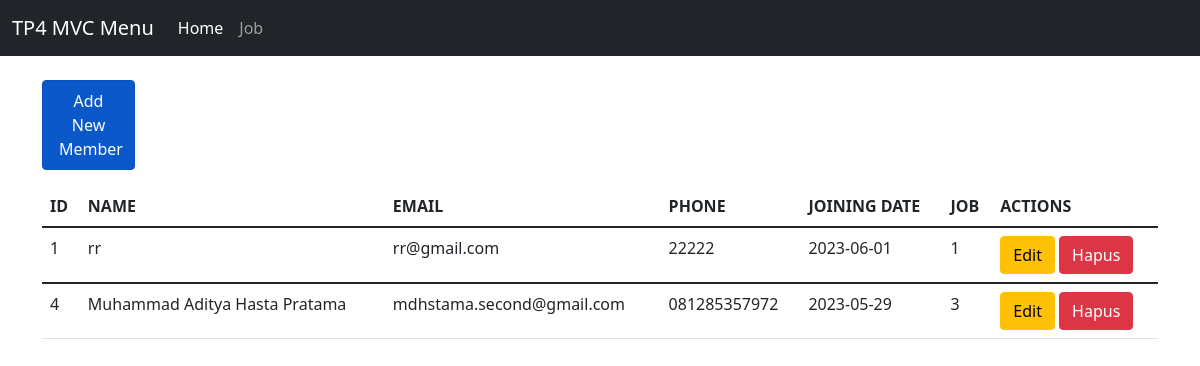
The app's page /tp4_mvc/index.php with its own data.
### tables this page shows
CREATE TABLE `tb_member`  (
  `id` int NOT NULL AUTO_INCREMENT,
  `nama` varchar(255) NULL DEFAULT NULL,
  `email` varchar(255) NULL DEFAULT NULL,
  `telp` varchar(255) NULL DEFAULT NULL,
  `joining` date NULL DEFAULT NULL,
  `id_job` int NOT NULL,
  PRIMARY KEY (`id`) USING BTREE,
  INDEX `job`(`id_job` ASC) USING BTREE,
  CONSTRAINT `job` FOREIGN KEY (`id_job`) REFERENCES `tb_job` (`id_job`) ON DELETE CASCADE ON UPDATE CASCADE
);

### tp4_mvc/controllers/Members.controller.php (called while the page is built, shortened)
<?php
include("models/Members.class.php");
include("models/Job.class.php");
include("views/Members.view.php");
class MembersController
{
    private $members;
    function __construct()
    {
        $this->members = new Members(Conf::$db_host, Conf::$db_user, Conf::$db_pass, Conf::$db_name);
    }
    public function index()
    {
        $this->members->open();
        $this->members->getMember();
        $data = array(
            'members' => array(),
        );
        while ($row = $this->members->getResult()) {
            array_push($data['members'], $row);
        }
        $view = new MembersView();
        $view->render($data);
    }
}
?>

### tp4_mvc/views/Members.view.php (the view, shortened to what this page needs)
<?php
class MembersView
{
  public function render($data)
  {
    $dataMembers = null;
    $dataHeader = null;
    $buttonLink = null;
    $buttonLink .= '<a type="button" class="btn btn-primary nav-link active" href="index.php?add=1">Add New Member</a>';
    $dataHeader .= "<tr>
                        <th>ID</th>
                        <th>NAME</th>
                        <th>EMAIL</th>
                        <th>PHONE</th>
                        <th>JOINING DATE</th>
                        <th>JOB</th>
                        <th>ACTIONS</th>
                    </tr>";
    foreach ($data['members'] as $val) {
      list($id, $name, $email, $phone, $join, $nama_job) = $val;
      $dataMembers .= "
              <tbody>
                      <tr>
                      <td>" . $id . "</td>
                      <td>" . $name . "</td>
                      <td>" . $email . "</td>
                      <td>" . $phone . "</td>
                      <td>" . $join . "</td>
                      <td>" . $nama_job . "</td>
                      <td>
                      <a href='index.php?id_edit=" . $id . "' class='btn btn-warning''>Edit</a>
                      <a href='index.php?id_hapus=" . $id . "' class='btn btn-danger''>Hapus</a>
                      </td>
                      </tr>
              </tbody>";
    }
  }
}
?>

### tp4_mvc/index.php
<?php
include_once("models/Template.class.php");
include_once("models/DB.class.php");
include_once("controllers/Members.controller.php");
$members = new MembersController();
if (!empty($_GET['add'])) {
    $members->add();
} else if (!empty($_GET['id_hapus'])) {
    $id = $_GET['id_hapus'];
    $members->delete($id);
    header("location:index.php");
} else if (!empty($_GET['id_edit'])) {
    $id = $_GET['id_edit'];
    $members->edit($id);
} else {
    $members->index();
}
?>

### tp4_mvc/models/Template.class.php (shortened to what this page needs)
<?php
class Template
{
    var $content = '';
    function __construct($filename = '')
    {
        $this->content = implode('', @file($filename));
    }
    function clear()
    {
        $this->content = preg_replace("/DATA_[A-Z|_|0-9]+/", "", $this->content);
    }
    function write()
    {
        print $this->content;
    }
    function replace($old = '', $new = '')
    {
        if (is_int($new)) {
            $value = sprintf("%d", $new);
        } elseif (is_float($new)) {
            $value = sprintf("%f", $new);
        } elseif (is_array($new)) {
            $value = '';
            foreach ($new as $item) {
                $value .= $item . ' ';
            }
        } else {
            $value = $new;
        }
        $this->content = preg_replace("/$old/", $value, $this->content);
    }
}
?>

### records on screen
tb_member: id "1", nama "rr", email "rr@gmail.com", telp "22222", joining "2023-06-01", id_job "1"
tb_member: id "4", nama "Muhammad Aditya Hasta Pratama", email "mdhstama.second@gmail.com", telp "081285357972", joining "2023-05-29", id_job "3"

### other values on screen
$this->content "TP4 MVC Menu Home Job"
